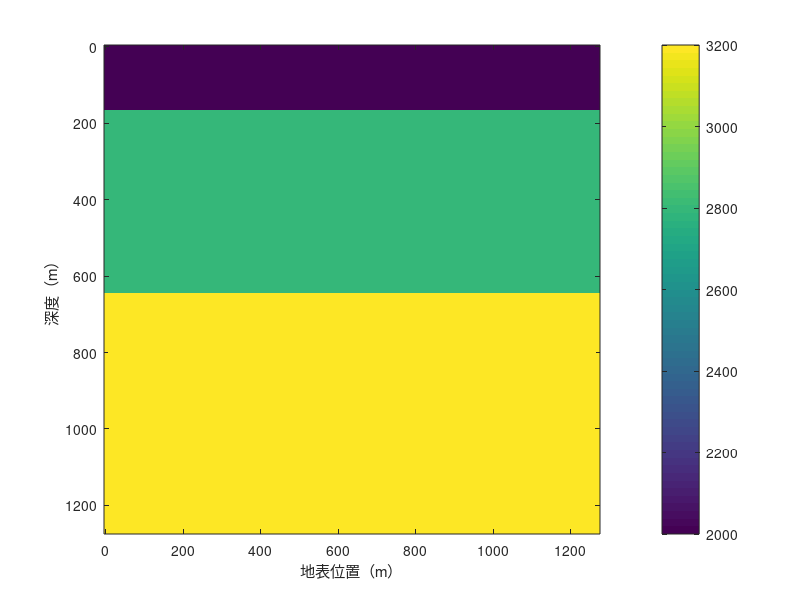

Reproduce this figure in MATLAB. (Note: this script raises an error after producing the figure.)
clear
close all
%% load velocity model
load vmodel.mat % vmodel:速度模型， x:地表空间采样点，z：地下深度采样点
h=figure;
imagesc(vmodel);c=colorbar;
[z_size, x_size] = size(vmodel);
set(gca,'XTick',[1:20:x_size]);
set(gca,'XTickLabel',x(1:20:x_size));
xlabel('地表位置（m）');
set(gca,'YTick',[1:20:z_size]);
set(gca,'YTickLabel',z(1:20:z_size));
ylabel('深度（m）');
c.Label.String = '速度（m/s）';c.Label.FontSize = 12;
title('地下速度模型');
saveas(h,'vmodel.png');
%% wave propagation
dx = x(2)-x(1);             % 空间采样间隔（米）
dtstep=0.001;               % 声波接收器接收采样率（秒）
dt=0.001;                   % 成像数据时间采样率（秒）
tmax=1;                     % 声波接收器最长接收时间（秒）
xrec=x;                     % 声波接收器位置（横坐标）
zrec=zeros(size(xrec));     % 声波接收器位置（纵坐标）
snap1=zeros(size(vmodel));  % 初始波场数据，可以理解为时刻0的波场
snap1(1,length(x)/2)=1;     % 声波发生器的初始数据，可以理解为时刻1的波场
% 有限差分过程
[seismogram, seis, t] = shotrec(dx, dtstep, dt, tmax, ...
    vmodel, snap1, xrec, zrec, [5,10,30,40],0);
%% 波场显示
[t_size, x_size] = size(seismogram);
h=figure;set(gcf,'position',[100,100,1020,520]);
subplot(1,2,1);
imagesc(seis,[-0.01,0.01]);colormap gray;colorbar;
set(gca,'XTick',[1:20:x_size]);
set(gca,'XTickLabel',x(1:10:x_size));
xlabel('地表位置（m）');
set(gca,'YTick',[1:100:t_size]);
set(gca,'YTickLabel',t(1:100:t_size)*1000);
ylabel('时间（ms）');
title('声波接收器接收波场数据（滤波前）');
subplot(1,2,2);
imagesc(seismogram,[-0.01,0.01]);colormap gray;colorbar;
set(gca,'XTick',[1:20:x_size]);
set(gca,'XTickLabel',x(1:10:x_size));
xlabel('地表位置（m）');
set(gca,'YTick',[1:100:t_size]);
set(gca,'YTickLabel',t(1:100:t_size)*1000);
ylabel('时间（ms）');
title('声波接收器接收波场数据（滤波后）');
saveas(h,'seis.png');


